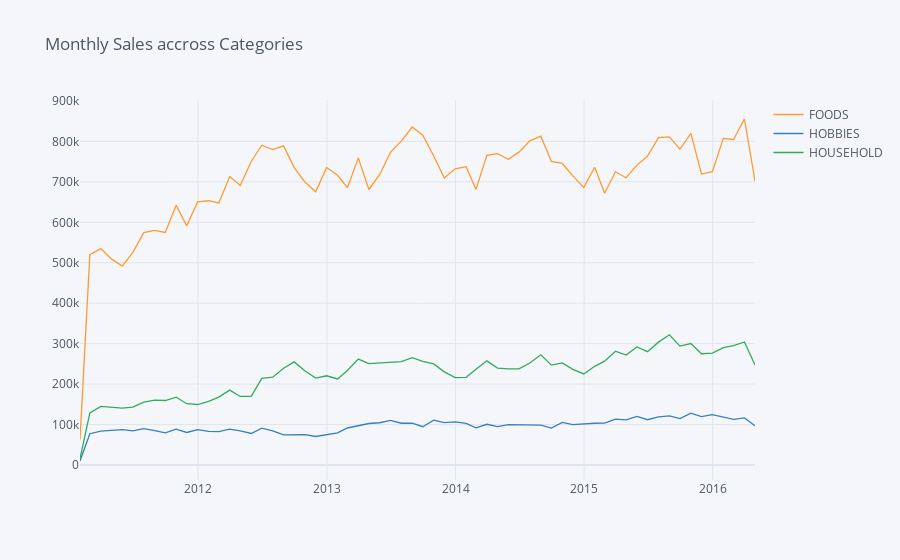

Notebook code cell kept with this figure:
### Markdown cell above
# Monthly Sales Across Categories & States

### Code cell
cat_level = sales_data.groupby("cat_id")[date_col].sum().reset_index().set_index('cat_id').T
cat_level['datum'] = [base + datetime.timedelta(days=x) for x in range(1913)]
cat_level.set_index('datum', drop=True, inplace=True)
cat_level.sort_index(inplace=True)
cat_level.head()
cat_level_level = cat_level.groupby(pd.Grouper(freq='1M')).sum()
cat_level_level.iplot(title = "Monthly Sales accross Categories")
